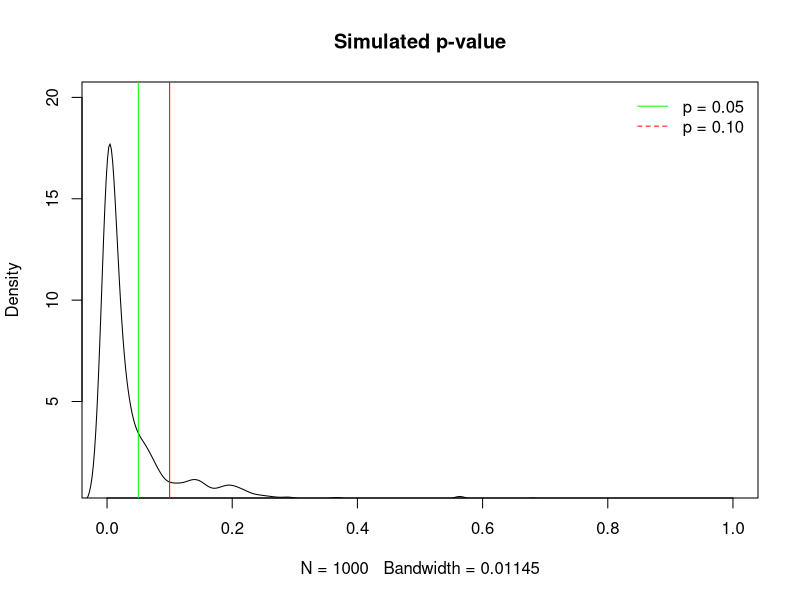
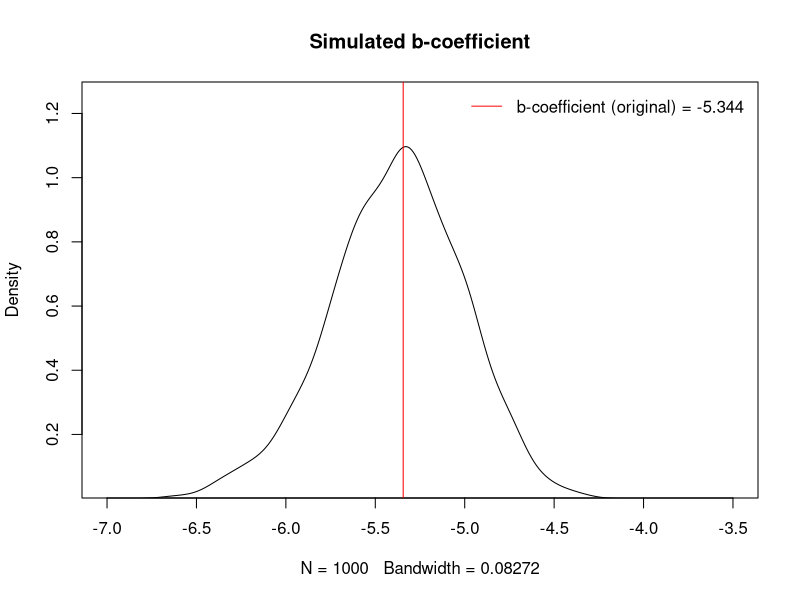
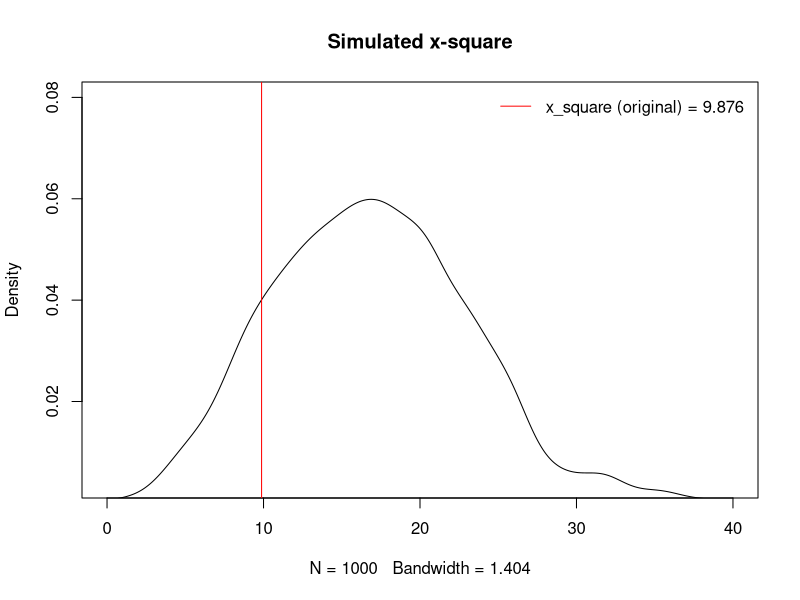

These figures' R source, in order:
#####################################################################
###              P - V A L U E   F O R   T - T E S T             ####
#####################################################################

# t-Test
t.test(ToothGrowth$len~ToothGrowth$supp)

# Bootstrapping
set.seed(1701)
R <- 1000
p <- vector(length=R)
for(i in 1:R){
  boot.data <- ToothGrowth[sample(1:nrow(ToothGrowth), size = 100, replace=T), ] 
  boot.result  <- t.test(boot.data$len~boot.data$supp)
  p[i] <- boot.result$p.value
}
summary(p)

# 95% CI of p-values
p_sd <- sd(p)
p_mean <- mean(p)
margin <- qt(0.975,df=1000-1)*p_sd/sqrt(1000)
lower <- p_mean - margin # lower boundary
lower
upper <- p_mean + margin # upper boundary
upper

# Density of p-values
plot(density(p), main="Simulated p-value", ylim=c(1,20), xlim=c(0,1))
abline(0,0,0,0.05, col="green")
abline(0,0,0,0.1, col="red")
legend("topright", inset=.01, legend=c("p = 0.05", "p = 0.10"),
       col=c("green", "red"), box.lty=0, lty=1:2, cex=1.0)

#####################################################################
####   B - C O E F F I C I E N T   F O R   R E G R E S S I O N   ####
#####################################################################

# Lineare Regression
lm(mtcars$mpg~mtcars$wt)

# Bootstrapping
set.seed(1701)
R <- 1000
b <- vector(length=R)
for(i in 1:R){
  boot.data <- mtcars[sample(1:nrow(mtcars), size = 100, replace=T), ] 
  boot.result  <- summary(lm(boot.data$mpg~boot.data$wt))
  b[i] <- boot.result$coefficients[2,1] # p-values in 2nd row and 1st column
}
summary(b)

# 95% CI of b-coeffiecient
b_sd <- sd(b)
b_mean <- mean(b)
margin <- qt(0.975,df=1000-1)*b_sd/sqrt(1000)
lower <- b_mean - margin # lower boundary
lower
upper <- b_mean + margin # upper boundary
upper

# Density of b-coefficient
plot(density(b), main="Simulated b-coefficient", ylim=c(0.05,1.25), xlim=c(-7,-3.5))
abline(0,0,0,-5.344, col="red")
legend("topright", inset=.01, legend=c("b-coefficient (original) = -5.344"),
       col=c("red"), box.lty=0, lty=1:2, cex=1.0)

#####################################################################
#### C H I - S Q U A R E   F O R   C H I - S Q U A R E - T E S T ####
#####################################################################

# Chi-Quadrat-Test
mean(mtcars$mpg)
mtcars$binary_mpg <- ifelse(mtcars$mpg<=20,1,0) # run before bootstrapping (!)
chisq.test(mtcars$binary_mpg,mtcars$vs)

# Bootstrapping
set.seed(1701)
R <- 1000
x_square <- vector(length=R)
for(i in 1:R){
  boot.data <- mtcars[sample(1:nrow(mtcars), size = 50, replace=T), ] 
  boot.result  <- chisq.test(boot.data$binary_mpg,boot.data$vs)
  x_square[i] <- boot.result$statistic
}
summary(x_square)

# 95% CI of x_square
x_square_sd <- sd(x_square)
x_square_mean <- mean(x_square)
margin <- qt(0.975,df=1000-1)*x_square_sd/sqrt(1000)
lower <- x_square_mean - margin # lower boundary
lower
upper <- x_square_mean + margin # upper boundary
upper

# Density of x_square
plot(density(x_square), main="Simulated x-square", ylim=c(0.004,0.08), xlim=c(0,40))
abline(0,0,0,9.876, col="red")
legend("topright", inset=.01, legend=c("x_square (original) = 9.876"),
       col=c("red"), box.lty=0, lty=1:2, cex=1.0)